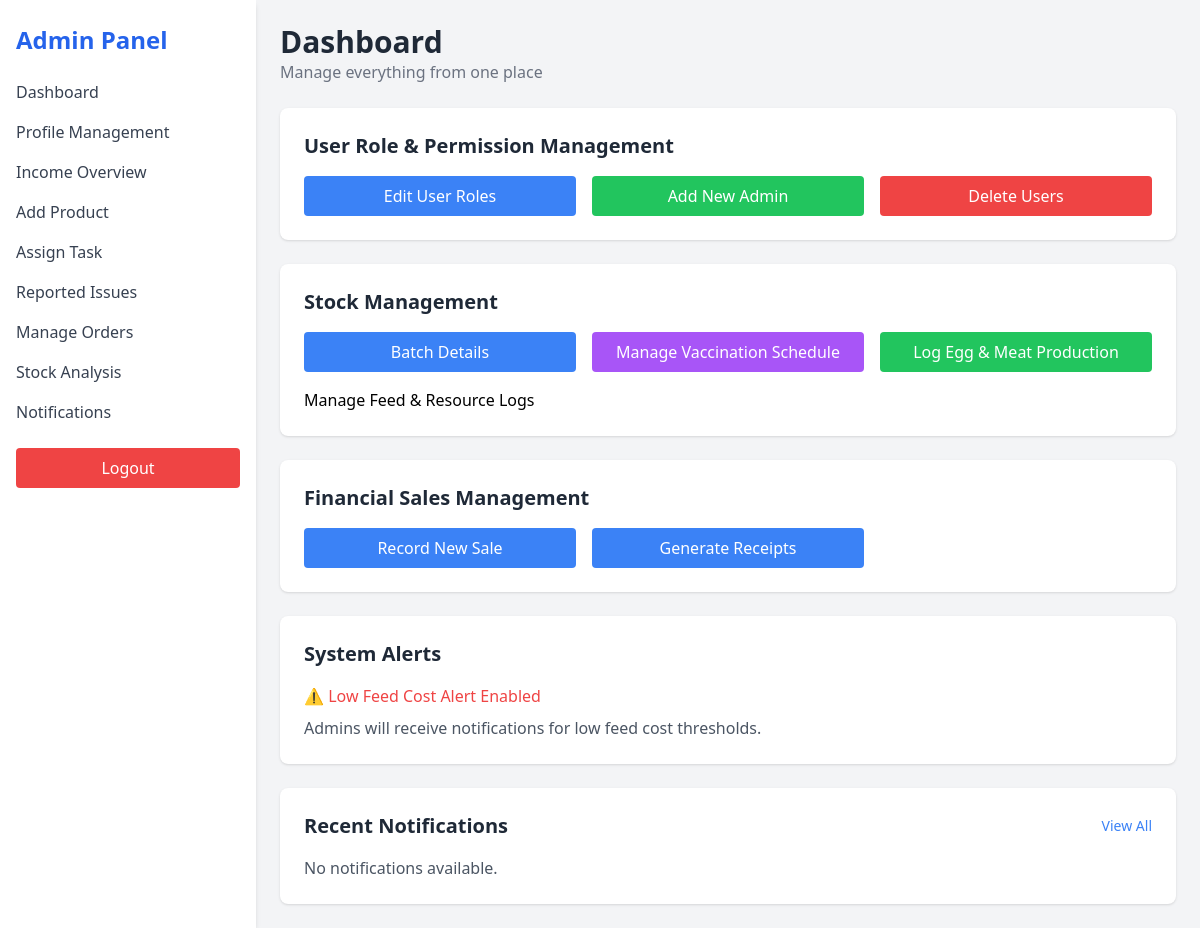
Page /admin (signed in) on the earlier database version.
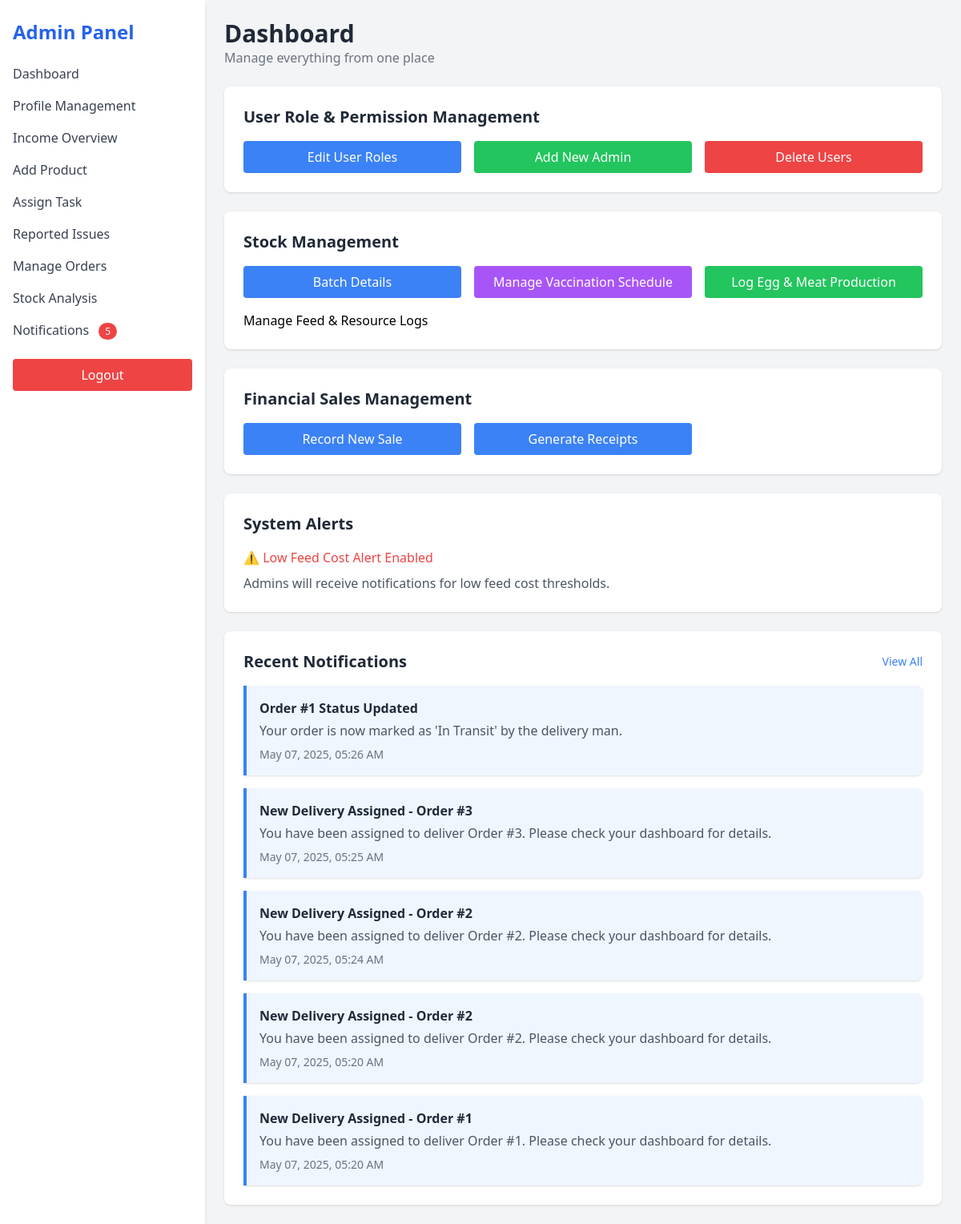
Same page on the later database version.
### models.py (models this page shows, shortened)
class Notification(db.Model):
    id = db.Column(db.Integer, primary_key=True)
    title = db.Column(db.String(100), nullable=False)
    message = db.Column(db.Text, nullable=False)
    category = db.Column(db.String(50), nullable=False)  # 'count_update', 'health_check', 'system', etc.
    priority = db.Column(db.String(20), default='normal')  # 'low', 'normal', 'high', 'urgent'
    created_by = db.Column(db.Integer, db.ForeignKey('user.id'), nullable=False)
    created_at = db.Column(db.DateTime, default=datetime.utcnow)
    is_read = db.Column(db.Boolean, default=False)
    related_batch = db.Column(db.String(100), nullable=True)  # Optional reference to a batch
    for_user = db.Column(db.Integer, db.ForeignKey('user.id'), nullable=True)  # If notification is for a specific user
    for_role = db.Column(db.String(100), nullable=True)  # If notification is for users with specific roles
    creator = db.relationship('User', foreign_keys=[created_by], backref='notifications_created')
    target_user = db.relationship('User', foreign_keys=[for_user], backref='personal_notifications')

### app.py (the view)
@app.route('/admin')
def admin_panel():
    user_id = session.get('user_id')
    user = db.session.get(User, user_id)
    if not user or user.role != 'admin':
        return redirect(url_for('login'))
    recent_notifications = Notification.query.order_by(Notification.created_at.desc()).limit(5).all()
    unread_count = Notification.query.filter_by(is_read=False).count()
    return render_template('admin_panel.html', user=user, recent_notifications=recent_notifications, unread_count=unread_count)

### templates/admin_panel.html (shortened to what the changed rows need)
<!DOCTYPE html>
<html lang="en">
<head>
  <script src="https://cdn.tailwindcss.com"></script>
</head>
<body class="bg-gray-100 min-h-screen">
  <div class="flex h-screen">
    <aside class="w-64 bg-white shadow-md px-4 py-6">
      <h1 class="text-2xl font-bold text-blue-600 mb-6">Admin Panel</h1>
      <nav class="space-y-4">
        <a href="{{ url_for('admin_reported_issues') }}" class="block text-gray-700 hover:text-blue-500">
        <a href="{{ url_for('notifications') }}" class="block text-gray-700 hover:text-blue-500">
          Notifications
          {% if unread_count > 0 %}
            <span class="ml-2 bg-red-500 text-white text-xs rounded-full px-2 py-0.5">{{ unread_count }}</span>
          {% endif %}
        </a>
      </nav>
    </aside>
    <main class="flex-1 p-6 overflow-y-auto">
      <header class="mb-6">
        <h2 class="text-3xl font-semibold text-gray-800">Dashboard</h2>
      </header>
      <section class="bg-white p-6 rounded-lg shadow mt-6">
        <div class="space-y-4">
          {% for note in recent_notifications %}
            <div class="border-l-4 {% if note.priority == 'urgent' %}border-red-500 bg-red-50{% elif note.priority == 'high' %}border-yellow-500 bg-yellow-50{% else %}border-blue-500 bg-blue-50{% endif %} p-4 rounded-r-lg shadow">
              <h4 class="font-semibold text-gray-800">{{ note.title }}</h4>
              <p class="text-gray-600 mt-1">{{ note.message }}</p>
              <p class="text-sm text-gray-500 mt-2">{{ note.created_at.strftime('%b %d, %Y, %I:%M %p') }}</p>
            </div>
          {% else %}
            <p class="text-gray-600">No notifications available.</p>
          {% endfor %}
        </div>
      </section>
    </main>
  </div>
</body>
</html>

Differences in the rows shown:
added Notification: title "Order #1 Status Updated", message "Your order is now marked as 'In Transit' by the delivery man.", created_at "May 07, 2025, 05:26 AM"
added Notification: title "New Delivery Assigned - Order #3", message "You have been assigned to deliver Order #3. Please check your dashboard for details.", created_at "May 07, 2025, 05:25 AM"
added Notification: title "New Delivery Assigned - Order #2", message "You have been assigned to deliver Order #2. Please check your dashboard for details.", created_at "May 07, 2025, 05:24 AM"
added Notification: title "New Delivery Assigned - Order #2", message "You have been assigned to deliver Order #2. Please check your dashboard for details.", created_at "May 07, 2025, 05:20 AM"
added Notification: title "New Delivery Assigned - Order #1", message "You have been assigned to deliver Order #1. Please check your dashboard for details.", created_at "May 07, 2025, 05:20 AM"
Other differences:
{{ unread_count }}: (not shown) → "5"
text no longer shown: "No notifications available."
